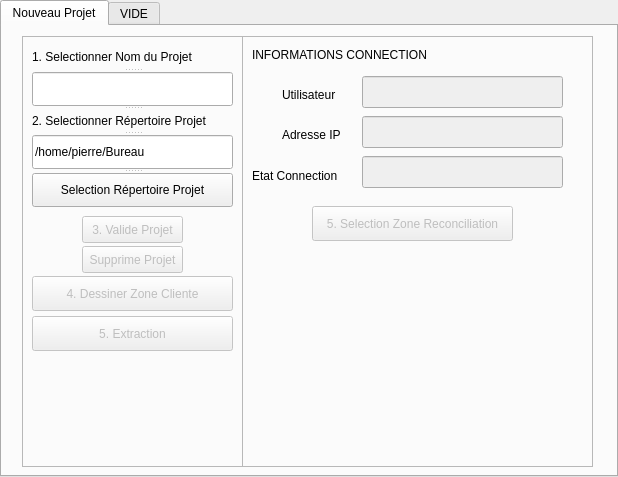
<?xml version="1.0" encoding="UTF-8"?>
<ui version="4.0">
 <class>TabWidget</class>
 <widget class="QTabWidget" name="TabWidget">
  <property name="geometry">
   <rect>
    <x>0</x>
    <y>0</y>
    <width>618</width>
    <height>477</height>
   </rect>
  </property>
  <property name="windowTitle">
   <string>TabWidget</string>
  </property>
  <property name="currentIndex">
   <number>0</number>
  </property>
  <widget class="QWidget" name="tab_2">
   <attribute name="title">
    <string>Nouveau Projet</string>
   </attribute>
   <widget class="QFrame" name="frame">
    <property name="geometry">
     <rect>
      <x>20</x>
      <y>10</y>
      <width>221</width>
      <height>431</height>
     </rect>
    </property>
    <property name="frameShape">
     <enum>QFrame::StyledPanel</enum>
    </property>
    <property name="frameShadow">
     <enum>QFrame::Raised</enum>
    </property>
    <widget class="QSplitter" name="splitter">
     <property name="geometry">
      <rect>
       <x>10</x>
       <y>10</y>
       <width>201</width>
       <height>161</height>
      </rect>
     </property>
     <property name="orientation">
      <enum>Qt::Vertical</enum>
     </property>
     <widget class="QLabel" name="label">
      <property name="font">
       <font>
        <weight>50</weight>
        <italic>false</italic>
        <bold>false</bold>
        <underline>false</underline>
       </font>
      </property>
      <property name="text">
       <string>1. Selectionner Nom du Projet</string>
      </property>
      <property name="textFormat">
       <enum>Qt::RichText</enum>
      </property>
     </widget>
     <widget class="QLineEdit" name="editProjectName">
      <property name="text">
       <string/>
      </property>
     </widget>
     <widget class="QLabel" name="label_2">
      <property name="text">
       <string>2. Selectionner Répertoire Projet</string>
      </property>
     </widget>
     <widget class="QLineEdit" name="editDirName">
      <property name="text">
       <string>/home/pierre/Bureau</string>
      </property>
     </widget>
     <widget class="QPushButton" name="btnSelectPath">
      <property name="text">
       <string>Selection Répertoire Projet</string>
      </property>
     </widget>
    </widget>
    <widget class="QPushButton" name="btnProjectValidation">
     <property name="enabled">
      <bool>false</bool>
     </property>
     <property name="geometry">
      <rect>
       <x>60</x>
       <y>180</y>
       <width>101</width>
       <height>27</height>
      </rect>
     </property>
     <property name="text">
      <string>3. Valide Projet</string>
     </property>
    </widget>
    <widget class="QPushButton" name="btnExtraction">
     <property name="enabled">
      <bool>false</bool>
     </property>
     <property name="geometry">
      <rect>
       <x>10</x>
       <y>280</y>
       <width>201</width>
       <height>35</height>
      </rect>
     </property>
     <property name="text">
      <string>5. Extraction</string>
     </property>
    </widget>
    <widget class="QPushButton" name="btnZoneCliente">
     <property name="enabled">
      <bool>false</bool>
     </property>
     <property name="geometry">
      <rect>
       <x>10</x>
       <y>240</y>
       <width>201</width>
       <height>35</height>
      </rect>
     </property>
     <property name="autoFillBackground">
      <bool>false</bool>
     </property>
     <property name="text">
      <string>4. Dessiner Zone Cliente</string>
     </property>
     <property name="checkable">
      <bool>false</bool>
     </property>
    </widget>
    <widget class="QLabel" name="ImageSig40">
     <property name="geometry">
      <rect>
       <x>10</x>
       <y>320</y>
       <width>191</width>
       <height>91</height>
      </rect>
     </property>
     <property name="text">
      <string/>
     </property>
     <property name="textFormat">
      <enum>Qt::AutoText</enum>
     </property>
     <property name="pixmap">
      <pixmap resource="../ressources/resources.qrc">:/ourapp/XLogo</pixmap>
     </property>
     <property name="scaledContents">
      <bool>true</bool>
     </property>
     <property name="wordWrap">
      <bool>false</bool>
     </property>
    </widget>
    <widget class="QPushButton" name="btnProjectSuppression">
     <property name="enabled">
      <bool>false</bool>
     </property>
     <property name="geometry">
      <rect>
       <x>60</x>
       <y>210</y>
       <width>101</width>
       <height>27</height>
      </rect>
     </property>
     <property name="text">
      <string>Supprime Projet</string>
     </property>
    </widget>
   </widget>
   <widget class="QFrame" name="frame_3">
    <property name="geometry">
     <rect>
      <x>240</x>
      <y>10</y>
      <width>351</width>
      <height>431</height>
     </rect>
    </property>
    <property name="mouseTracking">
     <bool>false</bool>
    </property>
    <property name="frameShape">
     <enum>QFrame::StyledPanel</enum>
    </property>
    <property name="frameShadow">
     <enum>QFrame::Raised</enum>
    </property>
    <widget class="QLabel" name="label_3">
     <property name="geometry">
      <rect>
       <x>10</x>
       <y>10</y>
       <width>201</width>
       <height>19</height>
      </rect>
     </property>
     <property name="font">
      <font>
       <weight>50</weight>
       <italic>false</italic>
       <bold>false</bold>
       <underline>false</underline>
      </font>
     </property>
     <property name="text">
      <string>INFORMATIONS CONNECTION</string>
     </property>
     <property name="textFormat">
      <enum>Qt::RichText</enum>
     </property>
    </widget>
    <widget class="QLineEdit" name="editUserName">
     <property name="enabled">
      <bool>false</bool>
     </property>
     <property name="geometry">
      <rect>
       <x>120</x>
       <y>40</y>
       <width>201</width>
       <height>32</height>
      </rect>
     </property>
     <property name="text">
      <string/>
     </property>
    </widget>
    <widget class="QLineEdit" name="editIP">
     <property name="enabled">
      <bool>false</bool>
     </property>
     <property name="geometry">
      <rect>
       <x>120</x>
       <y>80</y>
       <width>201</width>
       <height>32</height>
      </rect>
     </property>
     <property name="text">
      <string/>
     </property>
    </widget>
    <widget class="QLabel" name="label_4">
     <property name="geometry">
      <rect>
       <x>40</x>
       <y>50</y>
       <width>71</width>
       <height>19</height>
      </rect>
     </property>
     <property name="font">
      <font>
       <weight>50</weight>
       <italic>false</italic>
       <bold>false</bold>
       <underline>false</underline>
      </font>
     </property>
     <property name="text">
      <string>Utilisateur</string>
     </property>
     <property name="textFormat">
      <enum>Qt::RichText</enum>
     </property>
    </widget>
    <widget class="QLabel" name="label_5">
     <property name="geometry">
      <rect>
       <x>40</x>
       <y>90</y>
       <width>71</width>
       <height>19</height>
      </rect>
     </property>
     <property name="font">
      <font>
       <weight>50</weight>
       <italic>false</italic>
       <bold>false</bold>
       <underline>false</underline>
      </font>
     </property>
     <property name="text">
      <string>Adresse IP</string>
     </property>
     <property name="textFormat">
      <enum>Qt::RichText</enum>
     </property>
    </widget>
    <widget class="QLineEdit" name="editConnectionState">
     <property name="enabled">
      <bool>false</bool>
     </property>
     <property name="geometry">
      <rect>
       <x>120</x>
       <y>120</y>
       <width>201</width>
       <height>32</height>
      </rect>
     </property>
     <property name="text">
      <string/>
     </property>
    </widget>
    <widget class="QLabel" name="label_6">
     <property name="geometry">
      <rect>
       <x>10</x>
       <y>130</y>
       <width>101</width>
       <height>20</height>
      </rect>
     </property>
     <property name="font">
      <font>
       <weight>50</weight>
       <italic>false</italic>
       <bold>false</bold>
       <underline>false</underline>
      </font>
     </property>
     <property name="text">
      <string>Etat Connection</string>
     </property>
     <property name="textFormat">
      <enum>Qt::RichText</enum>
     </property>
    </widget>
    <widget class="QPushButton" name="btnZR">
     <property name="enabled">
      <bool>false</bool>
     </property>
     <property name="geometry">
      <rect>
       <x>70</x>
       <y>170</y>
       <width>201</width>
       <height>35</height>
      </rect>
     </property>
     <property name="autoFillBackground">
      <bool>false</bool>
     </property>
     <property name="text">
      <string>5. Selection Zone Reconciliation</string>
     </property>
     <property name="checkable">
      <bool>false</bool>
     </property>
    </widget>
   </widget>
  </widget>
  <widget class="QWidget" name="tab">
   <attribute name="title">
    <string>VIDE</string>
   </attribute>
  </widget>
 </widget>
 <resources>
  <include location="../ressources/resources.qrc"/>
  <include location="../ressources/resources.qrc"/>
 </resources>
 <connections/>
</ui>
